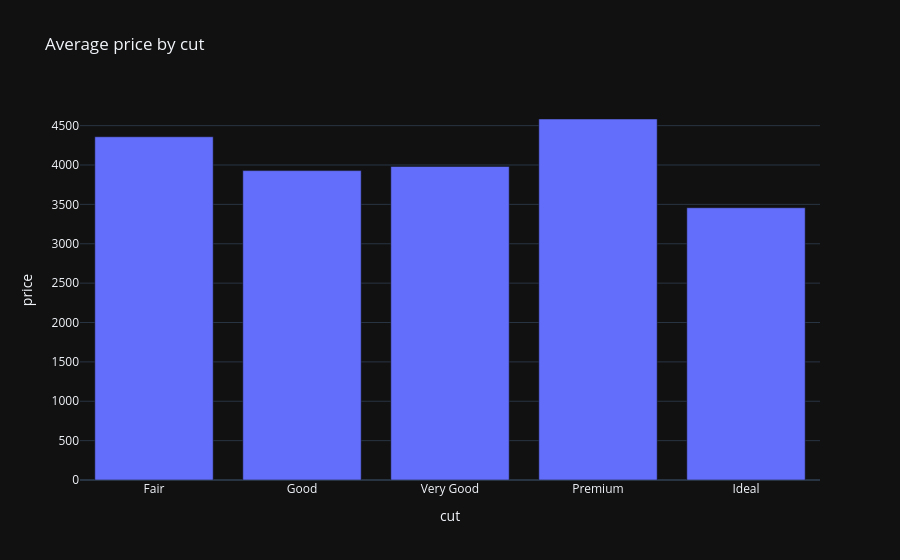

Notebook cell for this chart:
### Code cell
avg = df.groupby("cut")["price"].mean().reset_index()

fig = px.bar(avg, x="cut", y="price",
             category_orders={"cut": ["Fair", "Good", "Very Good", "Premium", "Ideal"]},
             title="Average price by cut")
fig.show()

### Figure 1 — Plotly figure (JSON) as saved in the notebook; plotly's stock layout.template omitted (floating-point values rounded to 4 significant figures)
{"data": [{"hovertemplate": "cut=%{x}<br>price=%{y}<extra></extra>", "legendgroup": "", "marker": {"color": "#636efa", "pattern": {"shape": ""}}, "name": "", "orientation": "v", "showlegend": false, "textposition": "auto", "x": ["Fair", "Good", "Ideal", "Premium", "Very Good"], "xaxis": "x", "y": [4359.0, 3929.0, 3458.0, 4584.0, 3982.0], "yaxis": "y", "type": "bar"}], "layout": {"xaxis": {"anchor": "y", "domain": [0.0, 1.0], "title": {"text": "cut"}, "categoryorder": "array", "categoryarray": ["Fair", "Good", "Very Good", "Premium", "Ideal"]}, "yaxis": {"anchor": "x", "domain": [0.0, 1.0], "title": {"text": "price"}}, "legend": {"tracegroupgap": 0}, "title": {"text": "Average price by cut"}, "barmode": "relative"}}
